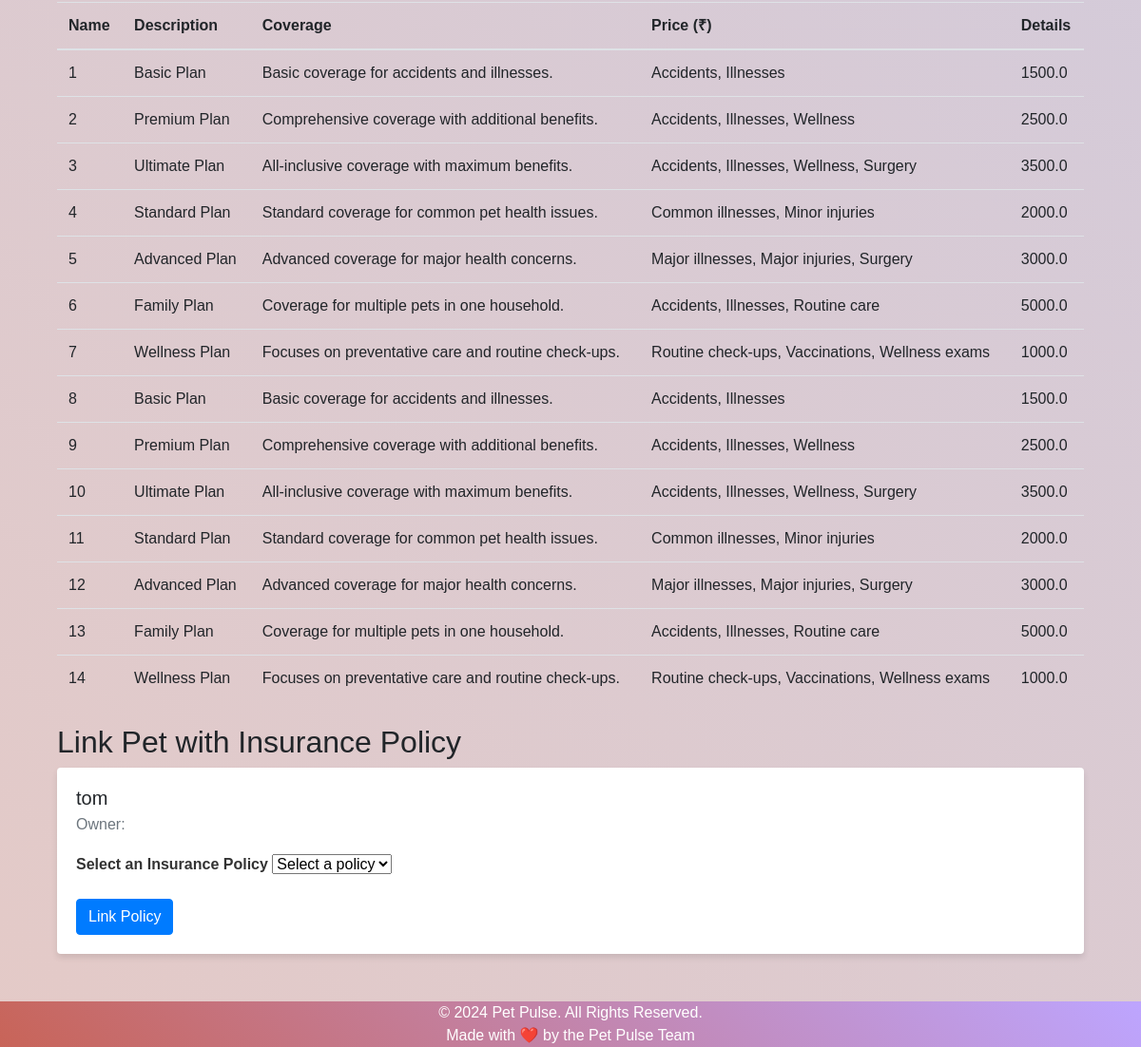
The page /insurance (lower part) on the database as committed earlier.
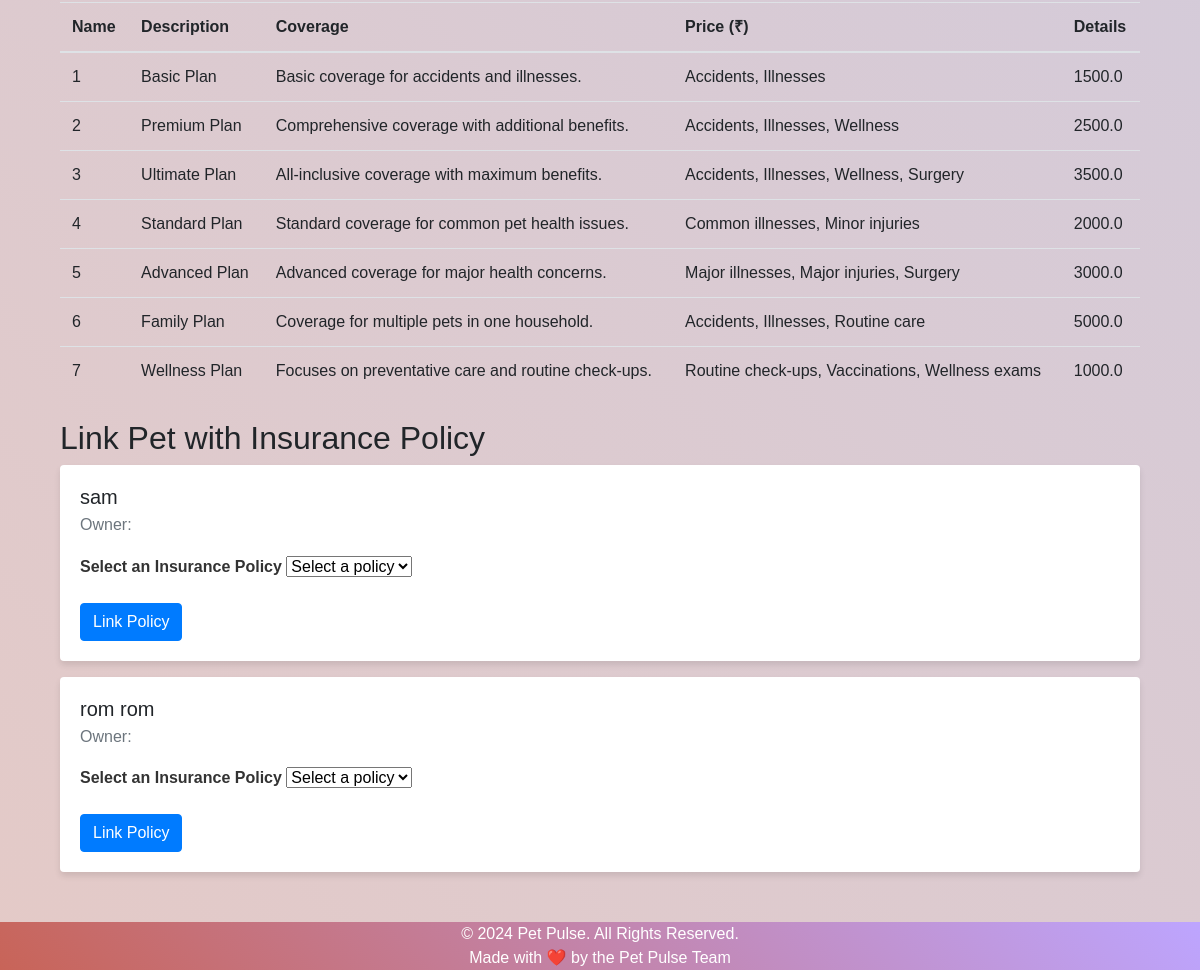
The same page on the database as committed later.
### tables this page shows
CREATE TABLE insurance_policy (
                    id INTEGER PRIMARY KEY AUTOINCREMENT,
                    name TEXT NOT NULL,
                    description TEXT NOT NULL,
                    coverage TEXT NOT NULL,
                    premium REAL NOT NULL,
                    benefits TEXT NOT NULL
                );

CREATE TABLE pets (
                    id INTEGER PRIMARY KEY AUTOINCREMENT,
                    name TEXT NOT NULL,
                    animal TEXT NOT NULL,
                    age TEXT,
                    allergies TEXT,
                    file TEXT NOT NULL
                );

### routes.py (the view, shortened to what this page needs)
@main_blueprint.route('/insurance', methods=['GET', 'POST'])
def insurance():
    pets = fetch_all_pets()
    policies = fetch_all_policies()
    selected_policy = None
    selected_pet_policies = []
    return render_template('insurance.html', pets=pets, policies=policies, selected_pet_policies=selected_pet_policies)

### models.py (called while the page is built)
def get_db_connection():
    conn = sqlite3.connect('petpulse.db')
    conn.row_factory = sqlite3.Row
    return conn

def fetch_all_pets():
    conn = get_db_connection()
    pets = conn.execute('SELECT * FROM pets').fetchall()
    conn.close()
    return pets

def fetch_all_policies():
    conn = get_db_connection()
    policies = conn.execute('SELECT * FROM insurance_policy').fetchall()
    conn.close()
    return policies

### templates/insurance.html (shortened to what this page needs)
{% extends 'base.html' %}
{% block content %}
<div class="container mt-4">
    <div class="my-4">
        <table class="table">
            <thead>
                <tr>
                    <th>Name</th>
                    <th>Description</th>
                    <th>Coverage</th>
                    <th>Price (₹)</th>
                    <th>Details</th>
                </tr>
            </thead>
            <tbody>
                {% for policy in policies %}
                <tr>
                    <td>{{ policy[0] }}</td>
                    <td>{{ policy[1] }}</td>
                    <td>{{ policy[2] }}</td>
                    <td>{{ policy[3] }}</td>
                    <td>{{ policy[4] }}</td>
                </tr>
                {% endfor %}
            </tbody>
        </table>
    </div>
    <div class="my-4">
        <h2>Link Pet with Insurance Policy</h2>
        {% for pet in pets %}
        <div class="card mb-3">
            <div class="card-body">
                <h5 class="card-title">{{ pet.name }}</h5>
                <h6 class="card-subtitle mb-2 text-muted">Owner: {{ pet.owner }}</h6>
                <form method="POST">
                    <div class="mb-3">
                        <label for="policy_id_{{ pet.id }}" class="form-label">Select an Insurance Policy</label>
                        <select class="form-select" id="policy_id_{{ pet.id }}" name="policy_id">
                            <option selected>Select a policy</option>
                        </select>
                    </div>
                    <button type="submit" class="btn btn-primary">Link Policy</button>
                </form>
            </div>
        </div>
        {% endfor %}
    </div>
</div>
{% endblock %}

### templates/base.html (shortened to what this page needs)
<!DOCTYPE html>
<html lang="en">
<head>
    <link href="https://stackpath.bootstrapcdn.com/bootstrap/4.5.2/css/bootstrap.min.css" rel="stylesheet">
    <link href="https://cdnjs.cloudflare.com/ajax/libs/font-awesome/5.15.3/css/all.min.css" rel="stylesheet">
</head>
<body>
    <div class="container">
        {% block content %}{% endblock %}
    </div>
    <footer class="footer">
        <div class="container text-center">
            <span>© 2024 Pet Pulse. All Rights Reserved.</span>
            <div>
                Made with <span style="color: #e25555;">❤️</span> by the Pet Pulse Team
            </div>
        </div>
    </footer>
</body>
</html>

Rows that differ between the two databases and show on the page:
removed insurance_policy: id "8", name "Basic Plan", description "Basic coverage for accidents and illnesses.", coverage "Accidents, Illnesses", premium "1500.0"
removed insurance_policy: id "9", name "Premium Plan", description "Comprehensive coverage with additional benefits.", coverage "Accidents, Illnesses, Wellness", premium "2500.0"
removed insurance_policy: id "10", name "Ultimate Plan", description "All-inclusive coverage with maximum benefits.", coverage "Accidents, Illnesses, Wellness, Surgery", premium "3500.0"
removed insurance_policy: id "11", name "Standard Plan", description "Standard coverage for common pet health issues.", coverage "Common illnesses, Minor injuries", premium "2000.0"
removed insurance_policy: id "12", name "Advanced Plan", description "Advanced coverage for major health concerns.", coverage "Major illnesses, Major injuries, Surgery", premium "3000.0"
removed insurance_policy: id "13", name "Family Plan", description "Coverage for multiple pets in one household.", coverage "Accidents, Illnesses, Routine care", premium "5000.0"
removed insurance_policy: id "14", name "Wellness Plan", description "Focuses on preventative care and routine check-ups.", coverage "Routine check-ups, Vaccinations, Wellness exams", premium "1000.0"
removed pets: name "tom", policy_id "Select a policy"
added pets: name "sam", policy_id "Select a policy"
added pets: name "rom rom", policy_id "Select a policy"
